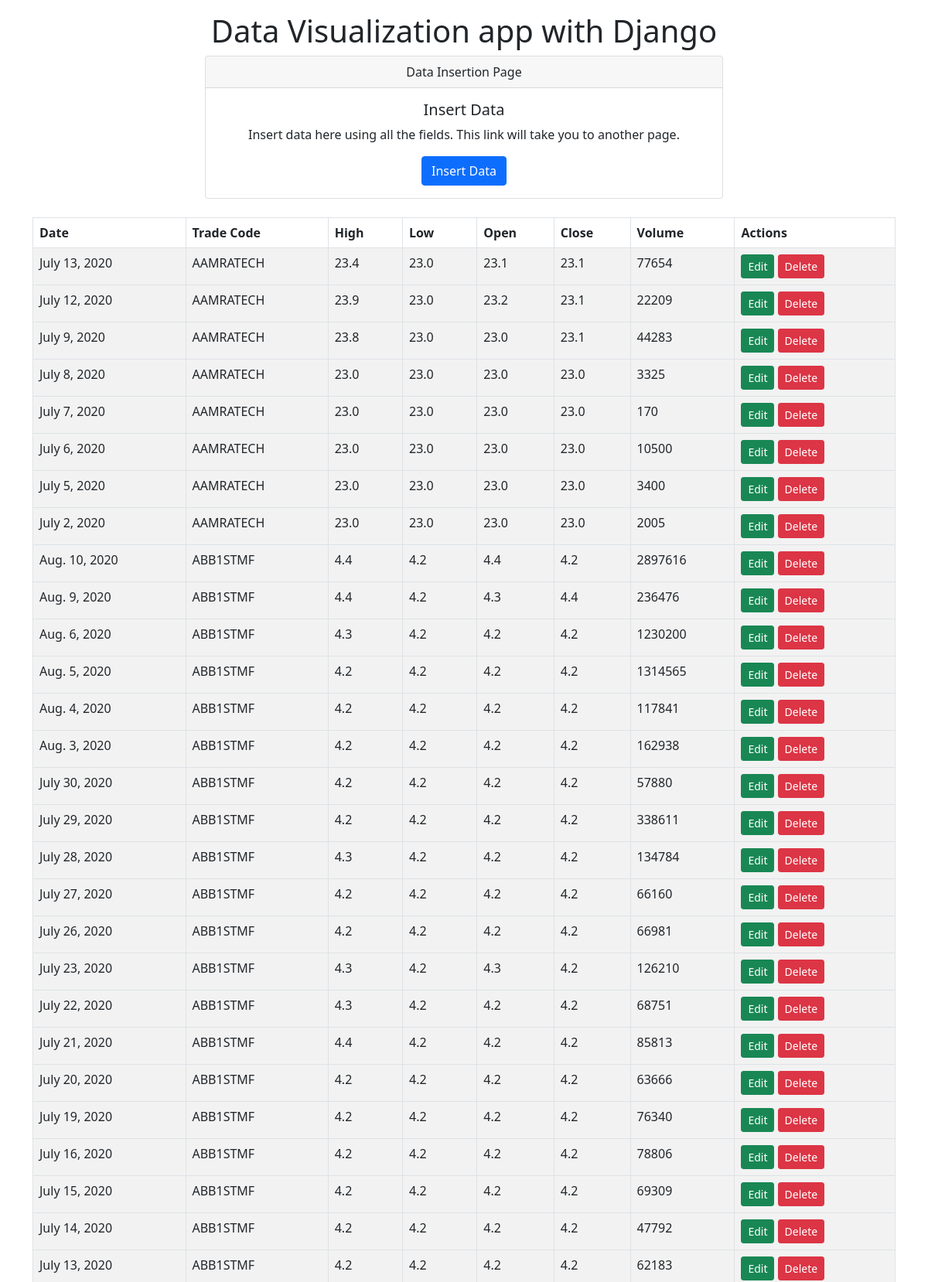
Screenshot of /?page=2 (upper part) with the database file from the repository.
### home/models.py (models this page shows, shortened)
class StockMarket(models.Model):
    date = models.DateField(auto_now_add=False, auto_now=False, null=True)
    trade_code = models.CharField(max_length=20)
    high = models.FloatField(null=True)
    low = models.FloatField(null=True)
    open = models.FloatField(null=True)
    close = models.FloatField(null=True)
    volume = models.IntegerField(null=True)

### home/views.py (the view)
# urls.py: path('', views.homePage, name='home_page'),
def homePage(request):
    data = StockMarket.objects.all()
    p = Paginator(data,100)
    page_num = request.GET.get('page',1)
    try:
        page = p.page(page_num)
    except EmptyPage:
        page = p.page(1)
    context = {'data': page}
    return render(request, 'home/home_page.html', context)

### templates/home/home_page.html (shortened to what this page needs)
{% load crispy_forms_tags %}
<html lang="en">
<head>
    {% load static %}
    <link href="https://cdn.jsdelivr.net/npm/bootstrap@5.1.0/dist/css/bootstrap.min.css" rel="stylesheet">
</head>
<body>
    <div class="container mb-3 mt-3">
        <h1 style="text-align:center">
            Data Visualization app with Django
        </h1>
        <div class="card text-center" style="margin-left: 20%;margin-right: 20%;">
          <div class="card-header">
            Data Insertion Page
          </div>
          <div class="card-body">
            <h5 class="card-title">Insert Data</h5>
            <p class="card-text">Insert data here using all the fields. This link will take you to another page.</p>
            <a href="{% url 'add_data' %}" class="btn btn-primary">Insert Data</a>
          </div>
        </div>
<br>
    <table class="table table-striped table-bordered">
        <thead>
            <tr>
              <th>Date</th>
              <th>Trade Code</th>
              <th>High</th>
              <th>Low</th>
              <th>Open</th>
              <th>Close</th>
              <th>Volume</th>
                <th>Actions</th>
            </tr>
        </thead>
        {% for k in data %}
        <tbody>
            <tr>
                <td>{{k.date}}</td>
                <td>{{ k.trade_code }}</td>
                <td>{{ k.high }}</td>
                <td>{{ k.low }}</td>
                <td>{{ k.open }}</td>
                <td>{{ k.close }}</td>
                <td>{{ k.volume }}</td>
                <td>
                    <a class="btn btn-success btn-sm" href="{% url 'add_data' k.id %}">Edit</a>
                    <a class="btn btn-danger btn-sm" href="{% url 'delete_data' k.id %}">Delete</a>
                </td>
            </tr>
        </tbody>
        {% endfor %}
    </table>
        <br>
    </div>
</body>
</html>

### rows the page displays
StockMarket: date "July 13, 2020", trade_code "AAMRATECH", high "23.4", low "23.0", open "23.1", close "23.1", volume "77654"
StockMarket: date "July 12, 2020", trade_code "AAMRATECH", high "23.9", low "23.0", open "23.2", close "23.1", volume "22209"
StockMarket: date "July 9, 2020", trade_code "AAMRATECH", high "23.8", low "23.0", open "23.0", close "23.1", volume "44283"
StockMarket: date "July 8, 2020", trade_code "AAMRATECH", high "23.0", low "23.0", open "23.0", close "23.0", volume "3325"
StockMarket: date "July 7, 2020", trade_code "AAMRATECH", high "23.0", low "23.0", open "23.0", close "23.0", volume "170"
StockMarket: date "July 6, 2020", trade_code "AAMRATECH", high "23.0", low "23.0", open "23.0", close "23.0", volume "10500"
StockMarket: date "July 5, 2020", trade_code "AAMRATECH", high "23.0", low "23.0", open "23.0", close "23.0", volume "3400"
StockMarket: date "July 2, 2020", trade_code "AAMRATECH", high "23.0", low "23.0", open "23.0", close "23.0", volume "2005"
StockMarket: date "Aug. 10, 2020", trade_code "ABB1STMF", high "4.4", low "4.2", open "4.4", close "4.2", volume "2897616"
StockMarket: date "Aug. 9, 2020", trade_code "ABB1STMF", high "4.4", low "4.2", open "4.3", close "4.4", volume "236476"
StockMarket: date "Aug. 6, 2020", trade_code "ABB1STMF", high "4.3", low "4.2", open "4.2", close "4.2", volume "1230200"
StockMarket: date "Aug. 5, 2020", trade_code "ABB1STMF", high "4.2", low "4.2", open "4.2", close "4.2", volume "1314565"
StockMarket: date "Aug. 4, 2020", trade_code "ABB1STMF", high "4.2", low "4.2", open "4.2", close "4.2", volume "117841"
StockMarket: date "Aug. 3, 2020", trade_code "ABB1STMF", high "4.2", low "4.2", open "4.2", close "4.2", volume "162938"
StockMarket: date "July 30, 2020", trade_code "ABB1STMF", high "4.2", low "4.2", open "4.2", close "4.2", volume "57880"
StockMarket: date "July 29, 2020", trade_code "ABB1STMF", high "4.2", low "4.2", open "4.2", close "4.2", volume "338611"
StockMarket: date "July 28, 2020", trade_code "ABB1STMF", high "4.3", low "4.2", open "4.2", close "4.2", volume "134784"
StockMarket: date "July 27, 2020", trade_code "ABB1STMF", high "4.2", low "4.2", open "4.2", close "4.2", volume "66160"
StockMarket: date "July 26, 2020", trade_code "ABB1STMF", high "4.2", low "4.2", open "4.2", close "4.2", volume "66981"
StockMarket: date "July 23, 2020", trade_code "ABB1STMF", high "4.3", low "4.2", open "4.3", close "4.2", volume "126210"
StockMarket: date "July 22, 2020", trade_code "ABB1STMF", high "4.3", low "4.2", open "4.2", close "4.2", volume "68751"
StockMarket: date "July 21, 2020", trade_code "ABB1STMF", high "4.4", low "4.2", open "4.2", close "4.2", volume "85813"
StockMarket: date "July 20, 2020", trade_code "ABB1STMF", high "4.2", low "4.2", open "4.2", close "4.2", volume "63666"
StockMarket: date "July 19, 2020", trade_code "ABB1STMF", high "4.2", low "4.2", open "4.2", close "4.2", volume "76340"
StockMarket: date "July 16, 2020", trade_code "ABB1STMF", high "4.2", low "4.2", open "4.2", close "4.2", volume "78806"
StockMarket: date "July 15, 2020", trade_code "ABB1STMF", high "4.2", low "4.2", open "4.2", close "4.2", volume "69309"
StockMarket: date "July 14, 2020", trade_code "ABB1STMF", high "4.2", low "4.2", open "4.2", close "4.2", volume "47792"
StockMarket: date "July 13, 2020", trade_code "ABB1STMF", high "4.2", low "4.2", open "4.2", close "4.2", volume "62183"
